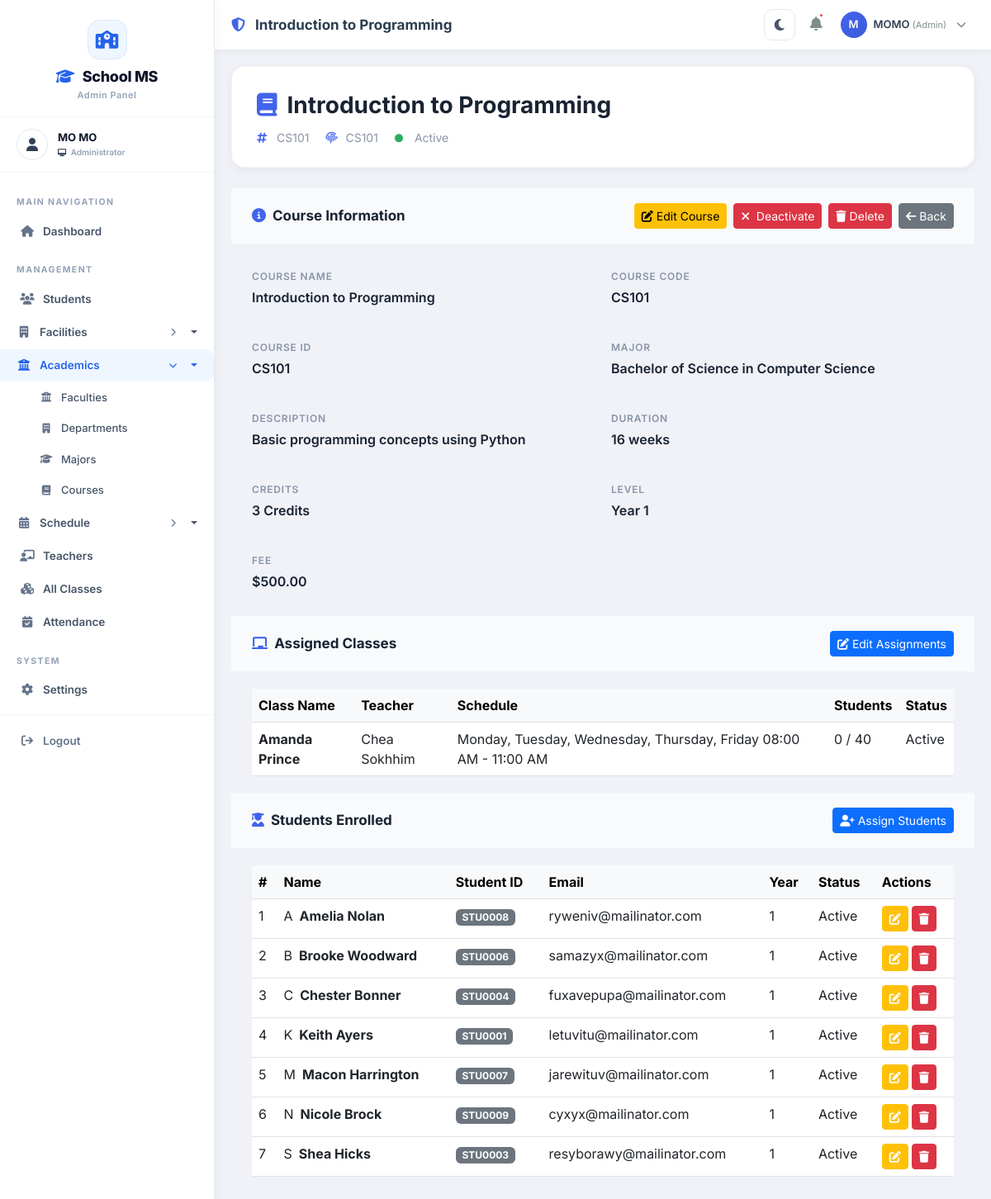
/courses/4/ (signed in), run on an earlier commit of the app's database.
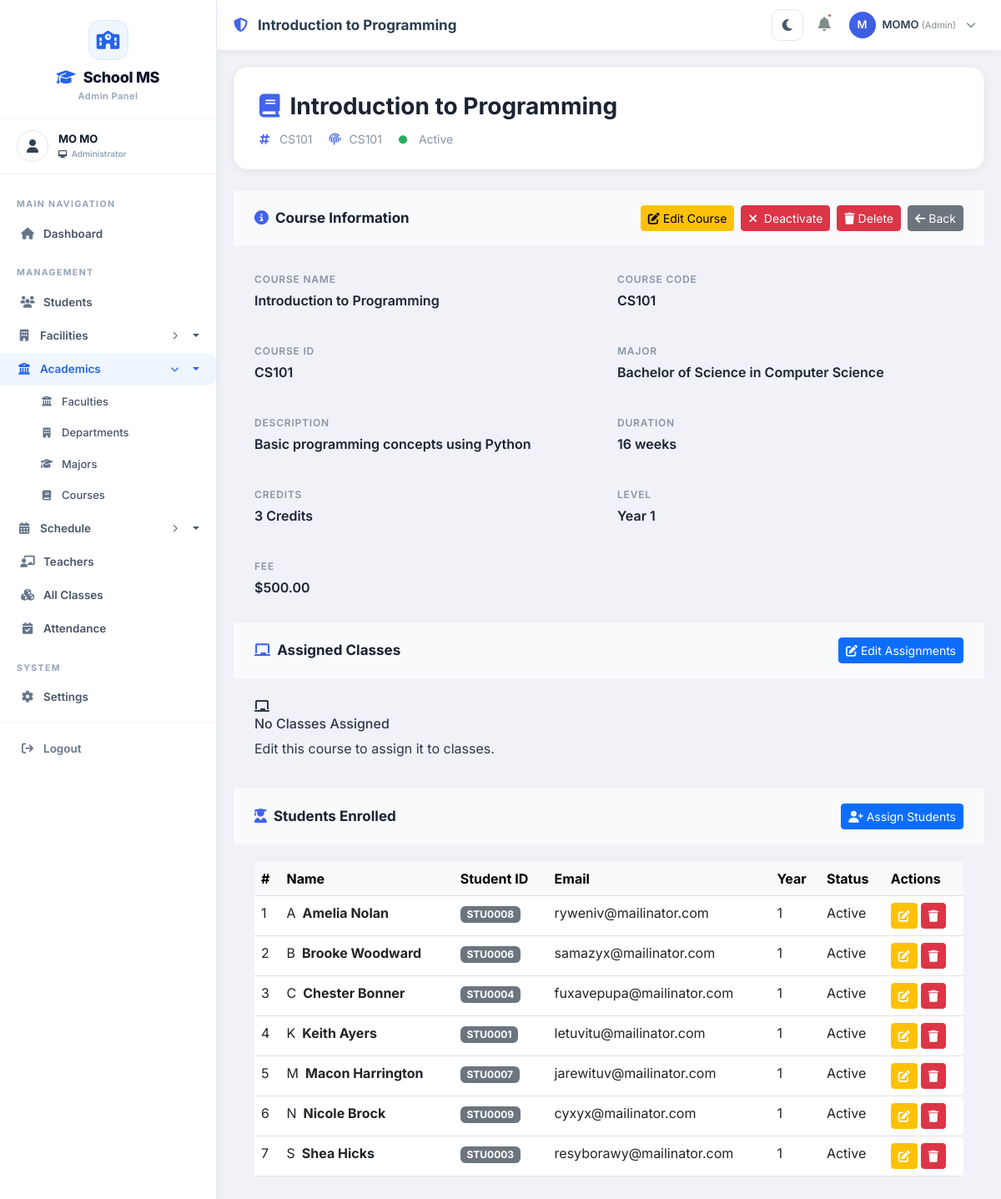
And on a later commit of the database.
### classes/models.py (models this page shows, shortened)
class Class(models.Model):
    name = models.CharField(max_length=100)
    section = models.CharField(max_length=10, blank=True, null=True)
    code = models.CharField(max_length=20, unique=True, blank=True, null=True)
    building = models.ForeignKey(Building, on_delete=models.SET_NULL, null=True, blank=True, related_name='classes')
    floor = models.ForeignKey(Floor, on_delete=models.SET_NULL, null=True, blank=True, related_name='classes')
    room = models.ForeignKey(Room, on_delete=models.SET_NULL, null=True, blank=True, related_name='classes')
    room_number = models.CharField(max_length=20, blank=True, null=True)
    time_slots = models.ManyToManyField(TimeSlot, blank=True, related_name='classes')
    schedule = models.CharField(max_length=100, blank=True, null=True)
    start_time = models.TimeField(blank=True, null=True)
    end_time = models.TimeField(blank=True, null=True)
    days = models.CharField(max_length=50, blank=True, null=True)
    term = models.ForeignKey(Term, on_delete=models.SET_NULL, null=True, blank=True, related_name='classes')
    term_type = models.CharField(max_length=20, choices=Term.TERM_TYPES, blank=True, null=True)
    academic_year = models.CharField(max_length=20, blank=True, null=True)
    capacity = models.IntegerField(default=30)
    teacher = models.ForeignKey(Teacher, on_delete=models.SET_NULL, null=True, blank=True, related_name='classes')
    courses = models.ManyToManyField(
        'courses.Course',
        blank=True,
        related_name='class_offerings'  # This is the reverse name
    )
    is_active = models.BooleanField(default=True)
    start_date = models.DateField(blank=True, null=True)
    end_date = models.DateField(blank=True, null=True)
    created_at = models.DateTimeField(auto_now_add=True)
    updated_at = models.DateTimeField(auto_now=True)
    def get_student_count(self):
        return self.enrolled_students.filter(is_active=True).count()
    def get_schedule_display(self):
        if self.time_slots.exists():
            slots = self.time_slots.all()
            return ", ".join([str(slot) for slot in slots])
    class Meta:
        verbose_name_plural = "Classes"
        ordering = ['name']

class TimeSlot(models.Model):
    DAYS_OF_WEEK = [
        ('monday', 'Monday'),
        ('tuesday', 'Tuesday'),
        ('wednesday', 'Wednesday'),
        ('thursday', 'Thursday'),
        ('friday', 'Friday'),
        ('saturday', 'Saturday'),
        ('sunday', 'Sunday'),
    ]
    SLOT_TYPES = [
        ('morning', 'Morning Session (8:00 - 11:00)'),
        ('afternoon', 'Afternoon Session (2:00 - 5:00)'),
        ('evening', 'Evening Session (5:30 - 8:45)'),
        ('full_day', 'Full Day (8:00 - 5:00)'),
        ('saturday_morning', 'Saturday Morning (8:00 - 11:00)'),
        ('saturday_afternoon', 'Saturday Afternoon (2:00 - 5:00)'),
        ('sunday_morning', 'Sunday Morning (8:00 - 11:00)'),
        ('sunday_afternoon', 'Sunday Afternoon (2:00 - 5:00)'),
        ('weekend_full', 'Weekend Full Day (8:00 - 5:00)'),
        ('custom', 'Custom'),
    ]
    days = models.CharField(
        max_length=200,
        default='monday',
        help_text="Comma-separated days (e.g., 'monday,wednesday,friday')"
    )
    start_time = models.TimeField()
    end_time = models.TimeField()
    slot_type = models.CharField(max_length=20, choices=SLOT_TYPES, default='custom')
    name = models.CharField(max_length=100, blank=True, null=True)
    description = models.TextField(blank=True, null=True)
    is_active = models.BooleanField(default=True)
    created_at = models.DateTimeField(auto_now_add=True)
    updated_at = models.DateTimeField(auto_now=True)
    def __str__(self):
        days_list = [dict(TimeSlot.DAYS_OF_WEEK).get(day.strip(), day) for day in self.days.split(',')]
        days_str = ', '.join(days_list)
        return f"{days_str} {self.start_time.strftime('%I:%M %p')} - {self.end_time.strftime('%I:%M %p')}"
    class Meta:
        ordering = ['-created_at']

### teachers/models.py (models this page shows, shortened)
class Teacher(models.Model):
    GENDER_CHOICES = [
        ('M', 'Male'),
        ('F', 'Female'),
        ('O', 'Other')
    ]
    POSITION_CHOICES = [
        ('dean', '👑 Dean'),
        ('associate_dean', 'Associate Dean'),
        ('department_head', 'Department Head'),
        ('professor', 'Professor'),
        ('associate_professor', 'Associate Professor'),
        ('assistant_professor', 'Assistant Professor'),
        ('lecturer', 'Lecturer'),
        ('instructor', 'Instructor'),
        ('teaching_assistant', 'Teaching Assistant'),
    ]
    user = models.OneToOneField(User, on_delete=models.CASCADE, related_name='teacher_profile', null=True, blank=True)
    teacher_id = models.CharField(max_length=20, unique=True)
    first_name = models.CharField(max_length=100)
    last_name = models.CharField(max_length=100)
    date_of_birth = models.DateField()
    gender = models.CharField(max_length=10, choices=GENDER_CHOICES)
    phone = models.CharField(max_length=15)
    email = models.EmailField()
    address = models.TextField(blank=True, null=True)
    profile_picture = models.ImageField(upload_to='teachers/', blank=True, null=True)
    qualification = models.CharField(max_length=200, blank=True, null=True)
    specialization = models.CharField(max_length=200, blank=True, null=True)
    years_of_experience = models.IntegerField(default=0)
    position = models.CharField(
        max_length=50,
        choices=POSITION_CHOICES,
        default='lecturer',
        help_text="Current position/rank of the teacher"
    )
    hired_date = models.DateField(null=True, blank=True)
    is_active = models.BooleanField(default=True)
    created_at = models.DateTimeField(auto_now_add=True)
    updated_at = models.DateTimeField(auto_now=True)
    def get_full_name(self):
        return f"{self.first_name} {self.last_name}"
    class Meta:
        ordering = ['first_name', 'last_name']

### students/models.py (models this page shows, shortened)
class Student(models.Model):
    GENDER_CHOICES = [
        ('M', 'Male'),
        ('F', 'Female'),
        ('O', 'Other')
    ]
    YEAR_CHOICES = [
        ('1', '1st Year'),
        ('2', '2nd Year'),
        ('3', '3rd Year'),
        ('4', '4th Year'),
        ('5', '5th Year'),
    ]
    user = models.OneToOneField(User, on_delete=models.CASCADE, related_name='student_profile', null=True, blank=True)
    student_id = models.CharField(max_length=20, unique=True, editable=False)
    first_name = models.CharField(max_length=100)
    last_name = models.CharField(max_length=100)
    date_of_birth = models.DateField()
    gender = models.CharField(max_length=10, choices=GENDER_CHOICES)
    phone = models.CharField(max_length=15)
    email = models.EmailField()
    address = models.TextField()
    guardian_name = models.CharField(max_length=100)
    guardian_phone = models.CharField(max_length=15)
    guardian_email = models.EmailField(blank=True, null=True)
    enrollment_date = models.DateField(auto_now_add=True)
    major = models.ForeignKey(Major, on_delete=models.SET_NULL, null=True, blank=True, related_name='students')
    year = models.CharField(max_length=10, choices=YEAR_CHOICES, default='1')
    semester = models.IntegerField(default=1, help_text="Current semester (1-8)")
    graduation_year = models.IntegerField(null=True, blank=True)
    classes_enrolled = models.ManyToManyField(
        Class,
        blank=True,
        related_name='enrolled_students'
    )
    courses = models.ManyToManyField(Course, blank=True, related_name='students')
    is_active = models.BooleanField(default=True)
    profile_picture = models.ImageField(upload_to='students/', blank=True, null=True)
    qr_code = models.ImageField(upload_to='qr_codes/', blank=True, null=True)
    qr_registered = models.BooleanField(default=False)
    registration_completed = models.BooleanField(default=False)
    created_at = models.DateTimeField(auto_now_add=True)
    updated_at = models.DateTimeField(auto_now=True)
    def get_full_name(self):
        return f"{self.first_name} {self.last_name}"
    class Meta:
        ordering = ['-enrollment_date']

### courses/views.py (the view)
# urls.py: path('<int:pk>/', views.course_detail, name='course_detail'),
@login_required
@admin_required
def course_detail(request, pk):
    course = get_object_or_404(Course, pk=pk)
    students = Student.objects.filter(courses=course, is_active=True).distinct().order_by('first_name', 'last_name')
    prerequisites = course.prerequisites.all()
    teacher_classes = course.class_offerings.filter(is_active=True)
    context = {
        'course': course,
        'students': students,
        'prerequisites': prerequisites,
        'teacher_classes': teacher_classes,
    }
    return render(request, 'Backend/admin/course/course_detail.html', context)

### classes/context_processors.py (called while the page is built)
def sidebar_counts(request):
    return {
        'total_buildings': Building.objects.filter(is_active=True).count(),
        'total_floors': Floor.objects.filter(is_active=True).count(),
        'total_rooms': Room.objects.filter(is_active=True).count(),
        'total_terms': Term.objects.filter(is_active=True).count(),
        'total_timeslots': TimeSlot.objects.filter(is_active=True).count(),
    }

### templates/Backend/admin/course/course_detail.html (shortened to what the changed rows need)
{% extends 'Backend/layouts/admin_layout.html' %}
{% load static %}
{% block content %}
<div class="page-card">
    <div class="card-body-custom">
        {% if teacher_classes.exists %}
        <div class="table-responsive">
            <table class="table table-hover mb-0">
                <thead class="table-light">
                    <tr>
                        <th>Class Name</th>
                        <th>Teacher</th>
                        <th>Schedule</th>
                        <th>Students</th>
                        <th>Status</th>
                    </tr>
                </thead>
                <tbody>
                    {% for class in teacher_classes %}
                    <tr>
                        <td class="fw-bold">{{ class.name }}</td>
                        <td>{{ class.teacher.get_full_name|default:"Unassigned" }}</td>
                        <td>{{ class.get_schedule_display }}</td>
                        <td>{{ class.get_student_count }} / {{ class.capacity }}</td>
                        <td>
                            <span class="status-badge {% if class.is_active %}active{% else %}inactive{% endif %}">
                                {% if class.is_active %}Active{% else %}Inactive{% endif %}
                            </span>
                        </td>
                    </tr>
                    {% endfor %}
                </tbody>
            </table>
        </div>
        {% else %}
        <div class="empty-state">
            <i class="fas fa-chalkboard"></i>
            <h6>No Classes Assigned</h6>
            <p>Edit this course to assign it to classes.</p>
        </div>
        {% endif %}
    </div>
</div>
<div class="page-card">
    <div class="card-body-custom">
        {% if students %}
        <div class="table-responsive">
            <table class="table table-hover mb-0" id="studentsTable">
                <thead class="table-light">
                    <tr>
                        <th>#</th>
                        <th>Name</th>
                        <th>Student ID</th>
                        <th>Email</th>
                        <th>Year</th>
                        <th>Status</th>
                        <th>Actions</th>
                    </tr>
                </thead>
                <tbody>
                    {% for student in students %}
                    <tr>
                        <td>{{ forloop.counter }}</td>
                        <td>
                            <div class="d-flex align-items-center gap-2">
                                <div class="student-avatar-sm {% cycle 'blue' 'green' 'orange' 'purple' 'red' %}">
                                    {{ student.first_name|first|upper }}
                                </div>
                                <span class="fw-bold">{{ student.get_full_name }}</span>
                            </div>
                        </td>
                        <td><span class="badge bg-secondary">{{ student.student_id }}</span></td>
                        <td>{{ student.email }}</td>
                        <td>{{ student.year }}</td>
                        <td>
                            <span class="status-badge {% if student.is_active %}active{% else %}inactive{% endif %}">
                                {% if student.is_active %}Active{% else %}Inactive{% endif %}
                            </span>
                        </td>
                        <td>
                            <div class="d-flex gap-1">
                                <a href="{% url 'courses:course_student_edit' course.pk student.pk %}" class="btn btn-sm btn-warning text-white" title="Edit">
                                    <i class="fas fa-edit"></i>
                                </a>
                                <a href="{% url 'courses:course_student_delete' course.pk student.pk %}" class="btn btn-sm btn-danger" title="Delete" onclick="return confirm('Remove {{ student.get_full_name }} from this course?')">
                                    <i class="fas fa-trash"></i>
                                </a>
                            </div>
                        </td>
                    </tr>
                    {% endfor %}
                </tbody>
            </table>
        </div>
        {% endif %}
    </div>
</div>
{% endblock %}

What changed in the data, as far as the page shows it:
no longer on this page (row edited): Class: name "Amanda Prince", teacher.get_full_name "Chea Sokhhim", schedule "Monday, Tuesday, Wednesday, Thursday, Friday 08:00 AM - 11:00 AM", get_student_count "0", capacity "40", is_active "Active"
Also different on the page:
text no longer shown: "Class Name Teacher Schedule Students Status"
text now shown: "No Classes Assigned Edit this course to assign it to classes."
